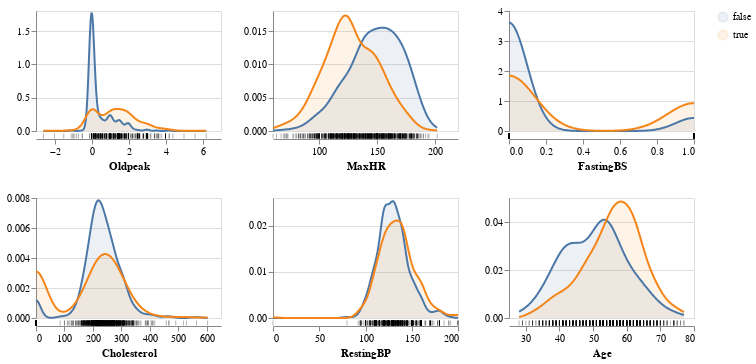

Notebook code cell kept with this figure:
### Code cell
aly.alt.data_transformers.enable('vegafusion')

aly.dist(df, color='HeartDisease')

### Figure 1 — Vega specification as saved in the notebook (floating-point values rounded to 4 significant figures; data arrays with more than 128 entries replaced by an {"elided": "..."} marker saying what was removed)
{"$schema": "https://vega.github.io/schema/vega/v5.json", "data": [{"name": "source_0", "values": {"elided": "918 records"}}, {"name": "data_0", "source": "source_0", "transform": [{"type": "kde", "field": "Oldpeak", "resolve": "shared", "groupby": ["HeartDisease"], "as": ["Oldpeak", "density"], "minsteps": 100}]}, {"name": "data_1", "values": {"elided": "918 records"}}, {"name": "data_2", "source": "source_0", "transform": [{"type": "kde", "resolve": "shared", "field": "MaxHR", "minsteps": 100, "groupby": ["HeartDisease"], "as": ["MaxHR", "density"]}]}, {"name": "data_3", "values": {"elided": "918 records"}}, {"name": "data_4", "source": "source_0", "transform": [{"type": "kde", "field": "FastingBS", "as": ["FastingBS", "density"], "minsteps": 100, "resolve": "shared", "groupby": ["HeartDisease"]}]}, {"name": "data_5", "values": {"elided": "918 records"}}, {"name": "data_6", "source": "source_0", "transform": [{"type": "kde", "minsteps": 100, "resolve": "shared", "groupby": ["HeartDisease"], "as": ["Cholesterol", "density"], "field": "Cholesterol"}]}, {"name": "data_7", "values": {"elided": "918 records"}}, {"name": "data_8", "source": "source_0", "transform": [{"type": "kde", "resolve": "shared", "minsteps": 100, "field": "RestingBP", "groupby": ["HeartDisease"], "as": ["RestingBP", "density"]}]}, {"name": "data_9", "values": {"elided": "918 records"}}, {"name": "data_10", "source": "source_0", "transform": [{"type": "kde", "minsteps": 100, "resolve": "shared", "field": "Age", "groupby": ["HeartDisease"], "as": ["Age", "density"]}]}, {"name": "data_11", "values": {"elided": "918 records"}}, {"name": "data_0_color_domain_HeartDisease_0", "source": "data_0", "transform": [{"type": "aggregate", "groupby": ["HeartDisease"], "fields": [], "ops": [], "as": []}, {"type": "formula", "expr": "datum['HeartDisease']", "as": "sort_field"}, {"type": "project", "fields": ["HeartDisease"]}]}, {"name": "data_2_color_domain_HeartDisease_1", "source": "data_2", "transform": [{"type": "aggregate", "groupby": ["HeartDisease"], "fields": [], "ops": [], "as": []}, {"type": "formula", "expr": "datum['HeartDisease']", "as": "sort_field"}, {"type": "project", "fields": ["HeartDisease"]}]}, {"name": "data_4_color_domain_HeartDisease_2", "source": "data_4", "transform": [{"type": "aggregate", "groupby": ["HeartDisease"], "fields": [], "ops": [], "as": []}, {"type": "formula", "expr": "datum['HeartDisease']", "as": "sort_field"}, {"type": "project", "fields": ["HeartDisease"]}]}, {"name": "data_6_color_domain_HeartDisease_3", "source": "data_6", "transform": [{"type": "aggregate", "groupby": ["HeartDisease"], "fields": [], "ops": [], "as": []}, {"type": "formula", "expr": "datum['HeartDisease']", "as": "sort_field"}, {"type": "project", "fields": ["HeartDisease"]}]}, {"name": "data_8_color_domain_HeartDisease_4", "source": "data_8", "transform": [{"type": "aggregate", "groupby": ["HeartDisease"], "fields": [], "ops": [], "as": []}, {"type": "formula", "expr": "datum['HeartDisease']", "as": "sort_field"}, {"type": "project", "fields": ["HeartDisease"]}]}, {"name": "data_10_color_domain_HeartDisease_5", "source": "data_10", "transform": [{"type": "aggregate", "groupby": ["HeartDisease"], "fields": [], "ops": [], "as": []}, {"type": "formula", "expr": "datum['HeartDisease']", "as": "sort_field"}, {"type": "project", "fields": ["HeartDisease"]}]}, {"name": "data_0_concat_0_y_domain_density", "source": "data_0", "transform": [{"type": "formula", "expr": "+datum['density']", "as": "density"}, {"type": "aggregate", "groupby": [], "fields": ["density", "density"], "ops": ["min", "max"], "as": ["min", "max"]}]}, {"name": "data_2_concat_1_y_domain_density", "source": "data_2", "transform": [{"type": "formula", "expr": "+datum['density']", "as": "density"}, {"type": "aggregate", "groupby": [], "fields": ["density", "density"], "ops": ["min", "max"], "as": ["min", "max"]}]}, {"name": "data_4_concat_2_y_domain_density", "source": "data_4", "transform": [{"type": "formula", "expr": "+datum['density']", "as": "density"}, {"type": "aggregate", "groupby": [], "fields": ["density", "density"], "ops": ["min", "max"], "as": ["min", "max"]}]}, {"name": "data_6_concat_3_y_domain_density", "source": "data_6", "transform": [{"type": "formula", "expr": "+datum['density']", "as": "density"}, {"type": "aggregate", "groupby": [], "fields": ["density", "density"], "ops": ["min", "max"], "as": ["min", "max"]}]}, {"name": "data_8_concat_4_y_domain_density", "source": "data_8", "transform": [{"type": "formula", "expr": "+datum['density']", "as": "density"}, {"type": "aggregate", "groupby": [], "fields": ["density", "density"], "ops": ["min", "max"], "as": ["min", "max"]}]}, {"name": "data_10_concat_5_y_domain_density", "source": "data_10", "transform": [{"type": "formula", "expr": "+datum['density']", "as": "density"}, {"type": "aggregate", "groupby": [], "fields": ["density", "density"], "ops": ["min", "max"], "as": ["min", "max"]}]}], "signals": [{"name": "childWidth", "value": 185}, {"name": "childHeight", "value": 120}], "marks": [{"type": "group", "name": "concat_0_group", "encode": {"update": {"width": {"signal": "childWidth"}, "height": {"signal": "childHeight"}}}, "marks": [{"type": "group", "name": "concat_0_layer_0_pathgroup", "from": {"facet": {"data": "data_0", "name": "faceted_path_concat_0_layer_0_main", "groupby": ["HeartDisease"]}}, "encode": {"update": {"height": {"field": {"signal": null, "datum": null, "group": "height", "parent": null}}, "width": {"field": {"signal": null, "datum": null, "group": "width", "parent": null}}}}, "marks": [{"type": "area", "name": "concat_0_layer_0_marks", "from": {"data": "faceted_path_concat_0_layer_0_main"}, "sort": {"field": "x"}, "encode": {"update": {"y": {"field": "density", "scale": "concat_0_y"}, "orient": {"value": "vertical"}, "defined": {"signal": "isValid(datum[\"Oldpeak\"]) && isFinite(+datum[\"Oldpeak\"]) && isValid(datum[\"density\"]) && isFinite(+datum[\"density\"])"}, "fill": {"field": "HeartDisease", "scale": "color"}, "x": {"field": "Oldpeak", "scale": "concat_0_x"}, "y2": {"value": 0, "scale": "concat_0_y"}, "opacity": {"value": 0.1}}}, "style": ["area"]}]}, {"type": "group", "name": "concat_0_layer_1_pathgroup", "from": {"facet": {"data": "data_0", "name": "faceted_path_concat_0_layer_1_main", "groupby": ["HeartDisease"]}}, "encode": {"update": {"height": {"field": {"signal": null, "datum": null, "group": "height", "parent": null}}, "width": {"field": {"signal": null, "datum": null, "group": "width", "parent": null}}}}, "marks": [{"type": "line", "name": "concat_0_layer_1_marks", "from": {"data": "faceted_path_concat_0_layer_1_main"}, "sort": {"field": "x"}, "encode": {"update": {"defined": {"signal": "isValid(datum[\"Oldpeak\"]) && isFinite(+datum[\"Oldpeak\"]) && isValid(datum[\"density\"]) && isFinite(+datum[\"density\"])"}, "y": {"field": "density", "scale": "concat_0_y"}, "stroke": {"field": "HeartDisease", "scale": "color"}, "x": {"field": "Oldpeak", "scale": "concat_0_x"}}}, "style": ["line"]}]}, {"type": "rect", "name": "concat_0_layer_2_marks", "from": {"data": "data_1"}, "encode": {"update": {"fill": {"value": "black"}, "xc": {"field": "Oldpeak", "scale": "concat_0_x"}, "opacity": {"value": 0.3}, "yc": {"signal": "childHeight", "offset": 65, "mult": 0.5}, "tooltip": {"value": "Individual observations"}, "width": {"value": 1}, "height": {"value": 5}}}, "style": ["tick"]}], "axes": [{"scale": "concat_0_y", "aria": false, "zindex": 0, "orient": "left", "domain": false, "grid": true, "gridScale": "concat_0_x", "tickCount": {"signal": "ceil(childHeight/40)"}, "maxExtent": 0, "labels": false, "ticks": false, "minExtent": 0}, {"scale": "concat_0_x", "offset": 8, "orient": "bottom", "grid": false, "labelOverlap": true, "labelFlush": true, "zindex": 0, "title": "Oldpeak", "tickCount": {"signal": "ceil(childWidth/40)"}}, {"scale": "concat_0_y", "zindex": 0, "tickCount": {"signal": "ceil(childHeight/40)"}, "grid": false, "labelOverlap": true, "orient": "left"}], "style": "cell"}, {"type": "group", "name": "concat_1_group", "encode": {"update": {"width": {"signal": "childWidth"}, "height": {"signal": "childHeight"}}}, "marks": [{"type": "group", "name": "concat_1_layer_0_pathgroup", "from": {"facet": {"data": "data_2", "name": "faceted_path_concat_1_layer_0_main", "groupby": ["HeartDisease"]}}, "encode": {"update": {"width": {"field": {"signal": null, "datum": null, "group": "width", "parent": null}}, "height": {"field": {"signal": null, "datum": null, "group": "height", "parent": null}}}}, "marks": [{"type": "area", "name": "concat_1_layer_0_marks", "from": {"data": "faceted_path_concat_1_layer_0_main"}, "sort": {"field": "x"}, "encode": {"update": {"y2": {"value": 0, "scale": "concat_1_y"}, "opacity": {"value": 0.1}, "y": {"field": "density", "scale": "concat_1_y"}, "defined": {"signal": "isValid(datum[\"MaxHR\"]) && isFinite(+datum[\"MaxHR\"]) && isValid(datum[\"density\"]) && isFinite(+datum[\"density\"])"}, "fill": {"field": "HeartDisease", "scale": "color"}, "x": {"field": "MaxHR", "scale": "concat_1_x"}, "orient": {"value": "vertical"}}}, "style": ["area"]}]}, {"type": "group", "name": "concat_1_layer_1_pathgroup", "from": {"facet": {"data": "data_2", "name": "faceted_path_concat_1_layer_1_main", "groupby": ["HeartDisease"]}}, "encode": {"update": {"height": {"field": {"signal": null, "datum": null, "group": "height", "parent": null}}, "width": {"field": {"signal": null, "datum": null, "group": "width", "parent": null}}}}, "marks": [{"type": "line", "name": "concat_1_layer_1_marks", "from": {"data": "faceted_path_concat_1_layer_1_main"}, "sort": {"field": "x"}, "encode": {"update": {"stroke": {"field": "HeartDisease", "scale": "color"}, "x": {"field": "MaxHR", "scale": "concat_1_x"}, "y": {"field": "density", "scale": "concat_1_y"}, "defined": {"signal": "isValid(datum[\"MaxHR\"]) && isFinite(+datum[\"MaxHR\"]) && isValid(datum[\"density\"]) && isFinite(+datum[\"density\"])"}}}, "style": ["line"]}]}, {"type": "rect", "name": "concat_1_layer_2_marks", "from": {"data": "data_3"}, "encode": {"update": {"fill": {"value": "black"}, "yc": {"signal": "childHeight", "offset": 65, "mult": 0.5}, "height": {"value": 5}, "width": {"value": 1}, "tooltip": {"value": "Individual observations"}, "opacity": {"value": 0.3}, "xc": {"field": "MaxHR", "scale": "concat_1_x"}}}, "style": ["tick"]}], "axes": [{"scale": "concat_1_y", "orient": "left", "grid": true, "zindex": 0, "maxExtent": 0, "minExtent": 0, "labels": false, "aria": false, "ticks": false, "domain": false, "gridScale": "concat_1_x", "tickCount": {"signal": "ceil(childHeight/40)"}}, {"scale": "concat_1_x", "orient": "bottom", "grid": false, "labelFlush": true, "title": "MaxHR", "zindex": 0, "labelOverlap": true, "offset": 8, "tickCount": {"signal": "ceil(childWidth/40)"}}, {"scale": "concat_1_y", "tickCount": {"signal": "ceil(childHeight/40)"}, "labelOverlap": true, "zindex": 0, "orient": "left", "grid": false}], "style": "cell"}, {"type": "group", "name": "concat_2_group", "encode": {"update": {"height": {"signal": "childHeight"}, "width": {"signal": "childWidth"}}}, "marks": [{"type": "group", "name": "concat_2_layer_0_pathgroup", "from": {"facet": {"data": "data_4", "name": "faceted_path_concat_2_layer_0_main", "groupby": ["HeartDisease"]}}, "encode": {"update": {"height": {"field": {"signal": null, "datum": null, "group": "height", "parent": null}}, "width": {"field": {"signal": null, "datum": null, "group": "width", "parent": null}}}}, "marks": [{"type": "area", "name": "concat_2_layer_0_marks", "from": {"data": "faceted_path_concat_2_layer_0_main"}, "sort": {"field": "x"}, "encode": {"update": {"orient": {"value": "vertical"}, "defined": {"signal": "isValid(datum[\"FastingBS\"]) && isFinite(+datum[\"FastingBS\"]) && isValid(datum[\"density\"]) && isFinite(+datum[\"density\"])"}, "y2": {"value": 0, "scale": "concat_2_y"}, "x": {"field": "FastingBS", "scale": "concat_2_x"}, "opacity": {"value": 0.1}, "y": {"field": "density", "scale": "concat_2_y"}, "fill": {"field": "HeartDisease", "scale": "color"}}}, "style": ["area"]}]}, {"type": "group", "name": "concat_2_layer_1_pathgroup", "from": {"facet": {"data": "data_4", "name": "faceted_path_concat_2_layer_1_main", "groupby": ["HeartDisease"]}}, "encode": {"update": {"width": {"field": {"signal": null, "datum": null, "group": "width", "parent": null}}, "height": {"field": {"signal": null, "datum": null, "group": "height", "parent": null}}}}, "marks": [{"type": "line", "name": "concat_2_layer_1_marks", "from": {"data": "faceted_path_concat_2_layer_1_main"}, "sort": {"field": "x"}, "encode": {"update": {"defined": {"signal": "isValid(datum[\"FastingBS\"]) && isFinite(+datum[\"FastingBS\"]) && isValid(datum[\"density\"]) && isFinite(+datum[\"density\"])"}, "stroke": {"field": "HeartDisease", "scale": "color"}, "x": {"field": "FastingBS", "scale": "concat_2_x"}, "y": {"field": "density", "scale": "concat_2_y"}}}, "style": ["line"]}]}, {"type": "rect", "name": "concat_2_layer_2_marks", "from": {"data": "data_5"}, "encode": {"update": {"width": {"value": 1}, "opacity": {"value": 0.3}, "tooltip": {"value": "Individual observations"}, "yc": {"signal": "childHeight", "offset": 65, "mult": 0.5}, "fill": {"value": "black"}, "xc": {"field": "FastingBS", "scale": "concat_2_x"}, "height": {"value": 5}}}, "style": ["tick"]}], "axes": [{"scale": "concat_2_y", "tickCount": {"signal": "ceil(childHeight/40)"}, "domain": false, "ticks": false, "zindex": 0, "orient": "left", "grid": true, "gridScale": "concat_2_x", "minExtent": 0, "aria": false, "labels": false, "maxExtent": 0}, {"scale": "concat_2_x", "offset": 8, "tickCount": {"signal": "ceil(childWidth/40)"}, "orient": "bottom", "zindex": 0, "grid": false, "labelOverlap": true, "labelFlush": true, "title": "FastingBS"}, {"scale": "concat_2_y", "grid": false, "labelOverlap": true, "orient": "left", "tickCount": {"signal": "ceil(childHeight/40)"}, "zindex": 0}], "style": "cell"}, {"type": "group", "name": "concat_3_group", "encode": {"update": {"height": {"signal": "childHeight"}, "width": {"signal": "childWidth"}}}, "marks": [{"type": "group", "name": "concat_3_layer_0_pathgroup", "from": {"facet": {"data": "data_6", "name": "faceted_path_concat_3_layer_0_main", "groupby": ["HeartDisease"]}}, "encode": {"update": {"height": {"field": {"signal": null, "datum": null, "group": "height", "parent": null}}, "width": {"field": {"signal": null, "datum": null, "group": "width", "parent": null}}}}, "marks": [{"type": "area", "name": "concat_3_layer_0_marks", "from": {"data": "faceted_path_concat_3_layer_0_main"}, "sort": {"field": "x"}, "encode": {"update": {"defined": {"signal": "isValid(datum[\"Cholesterol\"]) && isFinite(+datum[\"Cholesterol\"]) && isValid(datum[\"density\"]) && isFinite(+datum[\"density\"])"}, "fill": {"field": "HeartDisease", "scale": "color"}, "x": {"field": "Cholesterol", "scale": "concat_3_x"}, "y2": {"value": 0, "scale": "concat_3_y"}, "opacity": {"value": 0.1}, "orient": {"value": "vertical"}, "y": {"field": "density", "scale": "concat_3_y"}}}, "style": ["area"]}]}, {"type": "group", "name": "concat_3_layer_1_pathgroup", "from": {"facet": {"data": "data_6", "name": "faceted_path_concat_3_layer_1_main", "groupby": ["HeartDisease"]}}, "encode": {"update": {"width": {"field": {"signal": null, "datum": null, "group": "width", "parent": null}}, "height": {"field": {"signal": null, "datum": null, "group": "height", "parent": null}}}}, "marks": [{"type": "line", "name": "concat_3_layer_1_marks", "from": {"data": "faceted_path_concat_3_layer_1_main"}, "sort": {"field": "x"}, "encode": {"update": {"y": {"field": "density", "scale": "concat_3_y"}, "x": {"field": "Cholesterol", "scale": "concat_3_x"}, "stroke": {"field": "HeartDisease", "scale": "color"}, "defined": {"signal": "isValid(datum[\"Cholesterol\"]) && isFinite(+datum[\"Cholesterol\"]) && isValid(datum[\"density\"]) && isFinite(+datum[\"density\"])"}}}, "style": ["line"]}]}, {"type": "rect", "name": "concat_3_layer_2_marks", "from": {"data": "data_7"}, "encode": {"update": {"height": {"value": 5}, "xc": {"field": "Cholesterol", "scale": "concat_3_x"}, "opacity": {"value": 0.3}, "width": {"value": 1}, "tooltip": {"value": "Individual observations"}, "yc": {"signal": "childHeight", "offset": 65, "mult": 0.5}, "fill": {"value": "black"}}}, "style": ["tick"]}], "axes": [{"scale": "concat_3_y", "ticks": false, "domain": false, "aria": false, "gridScale": "concat_3_x", "labels": false, "grid": true, "orient": "left", "tickCount": {"signal": "ceil(childHeight/40)"}, "zindex": 0, "maxExtent": 0, "minExtent": 0}, {"scale": "concat_3_x", "orient": "bottom", "offset": 8, "labelFlush": true, "tickCount": {"signal": "ceil(childWidth/40)"}, "zindex": 0, "labelOverlap": true, "grid": false, "title": "Cholesterol"}, {"scale": "concat_3_y", "orient": "left", "grid": false, "labelOverlap": true, "tickCount": {"signal": "ceil(childHeight/40)"}, "zindex": 0}], "style": "cell"}, {"type": "group", "name": "concat_4_group", "encode": {"update": {"width": {"signal": "childWidth"}, "height": {"signal": "childHeight"}}}, "marks": [{"type": "group", "name": "concat_4_layer_0_pathgroup", "from": {"facet": {"data": "data_8", "name": "faceted_path_concat_4_layer_0_main", "groupby": ["HeartDisease"]}}, "encode": {"update": {"width": {"field": {"signal": null, "datum": null, "group": "width", "parent": null}}, "height": {"field": {"signal": null, "datum": null, "group": "height", "parent": null}}}}, "marks": [{"type": "area", "name": "concat_4_layer_0_marks", "from": {"data": "faceted_path_concat_4_layer_0_main"}, "sort": {"field": "x"}, "encode": {"update": {"orient": {"value": "vertical"}, "y2": {"value": 0, "scale": "concat_4_y"}, "defined": {"signal": "isValid(datum[\"RestingBP\"]) && isFinite(+datum[\"RestingBP\"]) && isValid(datum[\"density\"]) && isFinite(+datum[\"density\"])"}, "fill": {"field": "HeartDisease", "scale": "color"}, "opacity": {"value": 0.1}, "x": {"field": "RestingBP", "scale": "concat_4_x"}, "y": {"field": "density", "scale": "concat_4_y"}}}, "style": ["area"]}]}, {"type": "group", "name": "concat_4_layer_1_pathgroup", "from": {"facet": {"data": "data_8", "name": "faceted_path_concat_4_layer_1_main", "groupby": ["HeartDisease"]}}, "encode": {"update": {"width": {"field": {"signal": null, "datum": null, "group": "width", "parent": null}}, "height": {"field": {"signal": null, "datum": null, "group": "height", "parent": null}}}}, "marks": [{"type": "line", "name": "concat_4_layer_1_marks", "from": {"data": "faceted_path_concat_4_layer_1_main"}, "sort": {"field": "x"}, "encode": {"update": {"stroke": {"field": "HeartDisease", "scale": "color"}, "y": {"field": "density", "scale": "concat_4_y"}, "x": {"field": "RestingBP", "scale": "concat_4_x"}, "defined": {"signal": "isValid(datum[\"RestingBP\"]) && isFinite(+datum[\"RestingBP\"]) && isValid(datum[\"density\"]) && isFinite(+datum[\"density\"])"}}}, "style": ["line"]}]}, {"type": "rect", "name": "concat_4_layer_2_marks", "from": {"data": "data_9"}, "encode": {"update": {"fill": {"value": "black"}, "height": {"value": 5}, "width": {"value": 1}, "yc": {"signal": "childHeight", "offset": 65, "mult": 0.5}, "xc": {"field": "RestingBP", "scale": "concat_4_x"}, "opacity": {"value": 0.3}, "tooltip": {"value": "Individual observations"}}}, "style": ["tick"]}], "axes": [{"scale": "concat_4_y", "grid": true, "aria": false, "maxExtent": 0, "gridScale": "concat_4_x", "ticks": false, "zindex": 0, "tickCount": {"signal": "ceil(childHeight/40)"}, "orient": "left", "domain": false, "labels": false, "minExtent": 0}, {"scale": "concat_4_x", "title": "RestingBP", "labelFlush": true, "offset": 8, "zindex": 0, "orient": "bottom", "grid": false, "labelOverlap": true, "tickCount": {"signal": "ceil(childWidth/40)"}}, {"scale": "concat_4_y", "grid": false, "tickCount": {"signal": "ceil(childHeight/40)"}, "labelOverlap": true, "orient": "left", "zindex": 0}], "style": "cell"}, {"type": "group", "name": "concat_5_group", "encode": {"update": {"height": {"signal": "childHeight"}, "width": {"signal": "childWidth"}}}, "marks": [{"type": "group", "name": "concat_5_layer_0_pathgroup", "from": {"facet": {"data": "data_10", "name": "faceted_path_concat_5_layer_0_main", "groupby": ["HeartDisease"]}}, "encode": {"update": {"height": {"field": {"signal": null, "datum": null, "group": "height", "parent": null}}, "width": {"field": {"signal": null, "datum": null, "group": "width", "parent": null}}}}, "marks": [{"type": "area", "name": "concat_5_layer_0_marks", "from": {"data": "faceted_path_concat_5_layer_0_main"}, "sort": {"field": "x"}, "encode": {"update": {"y2": {"value": 0, "scale": "concat_5_y"}, "orient": {"value": "vertical"}, "fill": {"field": "HeartDisease", "scale": "color"}, "opacity": {"value": 0.1}, "y": {"field": "density", "scale": "concat_5_y"}, "defined": {"signal": "isValid(datum[\"Age\"]) && isFinite(+datum[\"Age\"]) && isValid(datum[\"density\"]) && isFinite(+datum[\"density\"])"}, "x": {"field": "Age", "scale": "concat_5_x"}}}, "style": ["area"]}]}, {"type": "group", "name": "concat_5_layer_1_pathgroup", "from": {"facet": {"data": "data_10", "name": "faceted_path_concat_5_layer_1_main", "groupby": ["HeartDisease"]}}, "encode": {"update": {"width": {"field": {"signal": null, "datum": null, "group": "width", "parent": null}}, "height": {"field": {"signal": null, "datum": null, "group": "height", "parent": null}}}}, "marks": [{"type": "line", "name": "concat_5_layer_1_marks", "from": {"data": "faceted_path_concat_5_layer_1_main"}, "sort": {"field": "x"}, "encode": {"update": {"y": {"field": "density", "scale": "concat_5_y"}, "defined": {"signal": "isValid(datum[\"Age\"]) && isFinite(+datum[\"Age\"]) && isValid(datum[\"density\"]) && isFinite(+datum[\"density\"])"}, "stroke": {"field": "HeartDisease", "scale": "color"}, "x": {"field": "Age", "scale": "concat_5_x"}}}, "style": ["line"]}]}, {"type": "rect", "name": "concat_5_layer_2_marks", "from": {"data": "data_11"}, "encode": {"update": {"tooltip": {"value": "Individual observations"}, "xc": {"field": "Age", "scale": "concat_5_x"}, "opacity": {"value": 0.3}, "yc": {"signal": "childHeight", "offset": 65, "mult": 0.5}, "height": {"value": 5}, "width": {"value": 1}, "fill": {"value": "black"}}}, "style": ["tick"]}], "axes": [{"scale": "concat_5_y", "gridScale": "concat_5_x", "grid": true, "tickCount": {"signal": "ceil(childHeight/40)"}, "labels": false, "minExtent": 0, "ticks": false, "domain": false, "zindex": 0, "maxExtent": 0, "aria": false, "orient": "left"}, {"scale": "concat_5_x", "offset": 8, "labelFlush": true, "zindex": 0, "labelOverlap": true, "title": "Age", "orient": "bottom", "tickCount": {"signal": "ceil(childWidth/40)"}, "grid": false}, {"scale": "concat_5_y", "grid": false, "zindex": 0, "tickCount": {"signal": "ceil(childHeight/40)"}, "labelOverlap": true, "orient": "left"}], "style": "cell"}], "scales": [{"name": "color", "type": "ordinal", "domain": {"fields": [{"data": "data_0_color_domain_HeartDisease_0", "field": "HeartDisease"}, {"data": "data_2_color_domain_HeartDisease_1", "field": "HeartDisease"}, {"data": "data_4_color_domain_HeartDisease_2", "field": "HeartDisease"}, {"data": "data_6_color_domain_HeartDisease_3", "field": "HeartDisease"}, {"data": "data_8_color_domain_HeartDisease_4", "field": "HeartDisease"}, {"data": "data_10_color_domain_HeartDisease_5", "field": "HeartDisease"}], "sort": true}, "range": "category"}, {"name": "concat_0_x", "type": "linear", "domain": {"fields": [{"data": "data_0", "field": "Oldpeak"}, {"data": "data_1", "field": "Oldpeak"}]}, "range": [0, {"signal": "childWidth"}], "nice": true, "zero": false}, {"name": "concat_0_y", "type": "linear", "domain": [{"signal": "(data(\"data_0_concat_0_y_domain_density\")[0] || {}).min"}, {"signal": "(data(\"data_0_concat_0_y_domain_density\")[0] || {}).max"}], "range": [{"signal": "childHeight"}, 0], "zero": true, "nice": true}, {"name": "concat_1_x", "type": "linear", "domain": {"fields": [{"data": "data_2", "field": "MaxHR"}, {"data": "data_3", "field": "MaxHR"}]}, "range": [0, {"signal": "childWidth"}], "nice": true, "zero": false}, {"name": "concat_1_y", "type": "linear", "domain": [{"signal": "(data(\"data_2_concat_1_y_domain_density\")[0] || {}).min"}, {"signal": "(data(\"data_2_concat_1_y_domain_density\")[0] || {}).max"}], "range": [{"signal": "childHeight"}, 0], "nice": true, "zero": true}, {"name": "concat_2_x", "type": "linear", "domain": {"fields": [{"data": "data_4", "field": "FastingBS"}, {"data": "data_5", "field": "FastingBS"}]}, "range": [0, {"signal": "childWidth"}], "zero": false, "nice": true}, {"name": "concat_2_y", "type": "linear", "domain": [{"signal": "(data(\"data_4_concat_2_y_domain_density\")[0] || {}).min"}, {"signal": "(data(\"data_4_concat_2_y_domain_density\")[0] || {}).max"}], "range": [{"signal": "childHeight"}, 0], "nice": true, "zero": true}, {"name": "concat_3_x", "type": "linear", "domain": {"fields": [{"data": "data_6", "field": "Cholesterol"}, {"data": "data_7", "field": "Cholesterol"}]}, "range": [0, {"signal": "childWidth"}], "nice": true, "zero": false}, {"name": "concat_3_y", "type": "linear", "domain": [{"signal": "(data(\"data_6_concat_3_y_domain_density\")[0] || {}).min"}, {"signal": "(data(\"data_6_concat_3_y_domain_density\")[0] || {}).max"}], "range": [{"signal": "childHeight"}, 0], "zero": true, "nice": true}, {"name": "concat_4_x", "type": "linear", "domain": {"fields": [{"data": "data_8", "field": "RestingBP"}, {"data": "data_9", "field": "RestingBP"}]}, "range": [0, {"signal": "childWidth"}], "nice": true, "zero": false}, {"name": "concat_4_y", "type": "linear", "domain": [{"signal": "(data(\"data_8_concat_4_y_domain_density\")[0] || {}).min"}, {"signal": "(data(\"data_8_concat_4_y_domain_density\")[0] || {}).max"}], "range": [{"signal": "childHeight"}, 0], "zero": true, "nice": true}, {"name": "concat_5_x", "type": "linear", "domain": {"fields": [{"data": "data_10", "field": "Age"}, {"data": "data_11", "field": "Age"}]}, "range": [0, {"signal": "childWidth"}], "nice": true, "zero": false}, {"name": "concat_5_y", "type": "linear", "domain": [{"signal": "(data(\"data_10_concat_5_y_domain_density\")[0] || {}).min"}, {"signal": "(data(\"data_10_concat_5_y_domain_density\")[0] || {}).max"}], "range": [{"signal": "childHeight"}, 0], "zero": true, "nice": true}], "background": "white", "layout": {"padding": 20, "columns": 3, "bounds": "full", "align": "each"}, "legends": [{"fill": "color", "symbolType": "circle", "encode": {"symbols": {"update": {"opacity": {"value": 0.1}}}}, "stroke": "color"}], "padding": 5}
